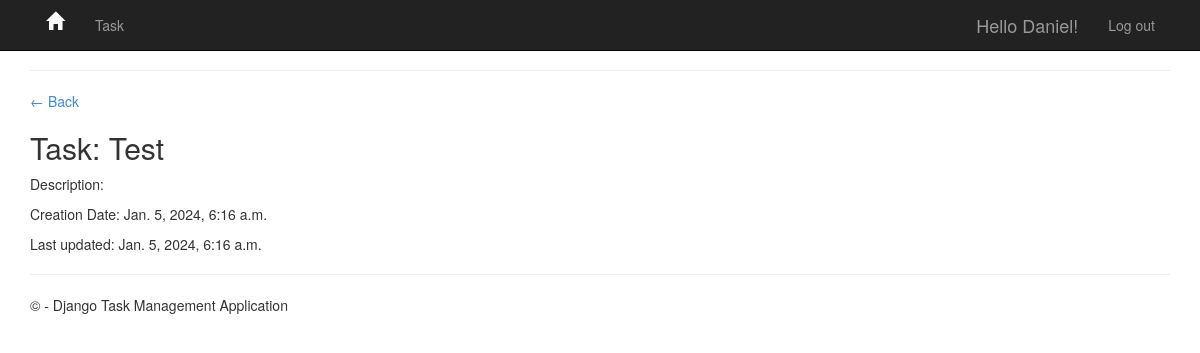
/task/17/ (signed in), run on the app's committed database.
### app/models.py (models this page shows, shortened)
class Task(models.Model):
    user = models.ForeignKey(
        User, on_delete=models.CASCADE, null=True, blank=True)
    title = models.CharField(max_length=200)
    description = models.TextField(null=True, blank=True)
    complete = models.BooleanField(default=False)
    create = models.DateTimeField(auto_now_add=True)
    update = models.DateTimeField(auto_now=True)
    class Meta:
        ordering = ['complete']

### app/views.py (the view)
# urls.py: path('task/<int:pk>/', views.TaskDetail.as_view(), name='task'),
class TaskDetail(LoginRequiredMixin, DetailView):
    model = Task
    context_object_name = 'task'
    template_name = 'app/task.html'

### app/templates/app/task.html
{% extends 'app/layout.html' %}
{% block content %}
<hr />
<p><a href="{% url 'tasks' %}">&#8592; Back</a></p>
<h2>Task: {{ task.title }}</h2>
<p>Description: {{ task.description }}</p>
<p>Creation Date: {{ task.create }}</p>
<p>Last updated: {{ task.update }}</p>
{% endblock content %}

### app/templates/app/loginpartial.html (shortened to what this page needs)
{% if user.is_authenticated %}
<form id="logoutForm" action="/logout/" method="post" class="navbar-right">
    <ul class="nav navbar-nav navbar-right">
        <li><span class="navbar-brand">Hello {{ user.username }}!</span></li>
        <li><a href="javascript:document.getElementById('logoutForm').submit()">Log out</a></li>
    </ul>
</form>
{% else %}
<ul class="nav navbar-nav navbar-right">
    <li><a href="{% url 'login' %}">Log in</a></li>
    <li><a href="{% url 'signup' %}">Sign up</a></li>
</ul>
{% endif %}

### app/static/app/content/site.css (style rules this page uses)
body { padding-top: 50px; padding-bottom: 20px; }

### data on the page
Task: title "Test", create "Jan. 5, 2024, 6:16 a.m.", update "Jan. 5, 2024, 6:16 a.m."

### other printed values
{{ user.username }} "Daniel"
